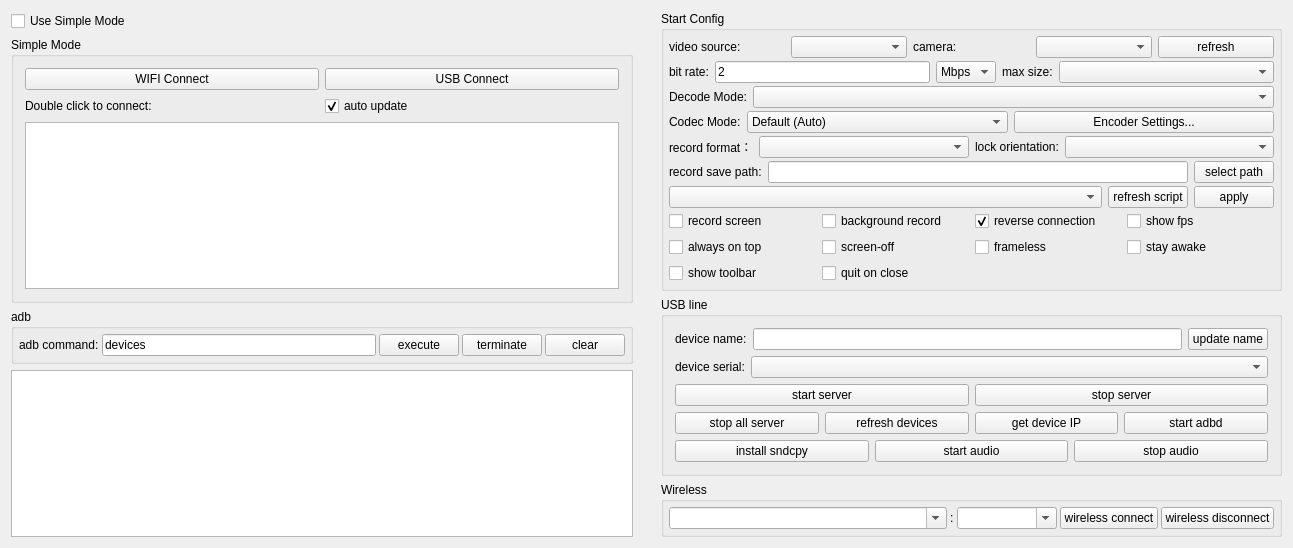
<?xml version="1.0" encoding="UTF-8"?>
<ui version="4.0">
 <class>Widget</class>
 <widget class="QWidget" name="Widget">
  <property name="geometry">
   <rect>
    <x>0</x>
    <y>0</y>
    <width>1293</width>
    <height>502</height>
   </rect>
  </property>
  <property name="windowTitle">
   <string notr="true">Mirrorff</string>
  </property>
  <layout class="QHBoxLayout" name="horizontalLayout_11">
   <property name="leftMargin">
    <number>0</number>
   </property>
   <property name="topMargin">
    <number>0</number>
   </property>
   <property name="rightMargin">
    <number>0</number>
   </property>
   <property name="bottomMargin">
    <number>0</number>
   </property>
   <item>
    <widget class="QWidget" name="leftWidget" native="true">
     <property name="sizePolicy">
      <sizepolicy hsizetype="Preferred" vsizetype="Preferred">
       <horstretch>0</horstretch>
       <verstretch>0</verstretch>
      </sizepolicy>
     </property>
     <layout class="QVBoxLayout" name="verticalLayout_5">
      <item>
       <widget class="QCheckBox" name="useSingleModeCheck">
        <property name="sizePolicy">
         <sizepolicy hsizetype="Preferred" vsizetype="Maximum">
          <horstretch>0</horstretch>
          <verstretch>0</verstretch>
         </sizepolicy>
        </property>
        <property name="styleSheet">
         <string notr="true"/>
        </property>
        <property name="text">
         <string>Use Simple Mode</string>
        </property>
        <property name="checked">
         <bool>false</bool>
        </property>
       </widget>
      </item>
      <item>
       <widget class="QGroupBox" name="simpleGroupBox">
        <property name="sizePolicy">
         <sizepolicy hsizetype="Preferred" vsizetype="Preferred">
          <horstretch>0</horstretch>
          <verstretch>0</verstretch>
         </sizepolicy>
        </property>
        <property name="title">
         <string>Simple Mode</string>
        </property>
        <property name="checkable">
         <bool>false</bool>
        </property>
        <layout class="QVBoxLayout" name="verticalLayout_4">
         <item>
          <layout class="QHBoxLayout" name="horizontalLayout_9">
           <item>
            <widget class="QPushButton" name="wifiConnectBtn">
             <property name="sizePolicy">
              <sizepolicy hsizetype="Preferred" vsizetype="Maximum">
               <horstretch>0</horstretch>
               <verstretch>0</verstretch>
              </sizepolicy>
             </property>
             <property name="text">
              <string>WIFI Connect</string>
             </property>
            </widget>
           </item>
           <item>
            <widget class="QPushButton" name="usbConnectBtn">
             <property name="sizePolicy">
              <sizepolicy hsizetype="Preferred" vsizetype="Maximum">
               <horstretch>0</horstretch>
               <verstretch>0</verstretch>
              </sizepolicy>
             </property>
             <property name="text">
              <string>USB Connect</string>
             </property>
            </widget>
           </item>
          </layout>
         </item>
         <item>
          <layout class="QHBoxLayout" name="horizontalLayout_13">
           <property name="topMargin">
            <number>0</number>
           </property>
           <item>
            <widget class="QLabel" name="label_10">
             <property name="sizePolicy">
              <sizepolicy hsizetype="Preferred" vsizetype="Preferred">
               <horstretch>0</horstretch>
               <verstretch>0</verstretch>
              </sizepolicy>
             </property>
             <property name="text">
              <string>Double click to connect:</string>
             </property>
            </widget>
           </item>
           <item>
            <widget class="QCheckBox" name="autoUpdatecheckBox">
             <property name="sizePolicy">
              <sizepolicy hsizetype="Preferred" vsizetype="Preferred">
               <horstretch>0</horstretch>
               <verstretch>0</verstretch>
              </sizepolicy>
             </property>
             <property name="text">
              <string>auto update</string>
             </property>
             <property name="checked">
              <bool>true</bool>
             </property>
            </widget>
           </item>
          </layout>
         </item>
         <item>
          <widget class="QListWidget" name="connectedPhoneList">
           <property name="sizePolicy">
            <sizepolicy hsizetype="Preferred" vsizetype="Preferred">
             <horstretch>0</horstretch>
             <verstretch>0</verstretch>
            </sizepolicy>
           </property>
          </widget>
         </item>
        </layout>
       </widget>
      </item>
      <item>
       <widget class="QGroupBox" name="adbGroupBox">
        <property name="sizePolicy">
         <sizepolicy hsizetype="Preferred" vsizetype="Maximum">
          <horstretch>0</horstretch>
          <verstretch>0</verstretch>
         </sizepolicy>
        </property>
        <property name="title">
         <string notr="true">adb</string>
        </property>
        <layout class="QHBoxLayout" name="horizontalLayout_2">
         <property name="spacing">
          <number>3</number>
         </property>
         <property name="leftMargin">
          <number>5</number>
         </property>
         <property name="topMargin">
          <number>5</number>
         </property>
         <property name="rightMargin">
          <number>5</number>
         </property>
         <property name="bottomMargin">
          <number>5</number>
         </property>
         <item>
          <widget class="QLabel" name="label_7">
           <property name="sizePolicy">
            <sizepolicy hsizetype="Maximum" vsizetype="Preferred">
             <horstretch>0</horstretch>
             <verstretch>0</verstretch>
            </sizepolicy>
           </property>
           <property name="text">
            <string>adb command:</string>
           </property>
           <property name="buddy">
            <cstring>adbCommandEdt</cstring>
           </property>
          </widget>
         </item>
         <item>
          <widget class="QLineEdit" name="adbCommandEdt">
           <property name="sizePolicy">
            <sizepolicy hsizetype="MinimumExpanding" vsizetype="Preferred">
             <horstretch>0</horstretch>
             <verstretch>0</verstretch>
            </sizepolicy>
           </property>
           <property name="text">
            <string notr="true">devices</string>
           </property>
          </widget>
         </item>
         <item>
          <widget class="QPushButton" name="adbCommandBtn">
           <property name="sizePolicy">
            <sizepolicy hsizetype="Maximum" vsizetype="Preferred">
             <horstretch>0</horstretch>
             <verstretch>0</verstretch>
            </sizepolicy>
           </property>
           <property name="text">
            <string>execute</string>
           </property>
          </widget>
         </item>
         <item>
          <widget class="QPushButton" name="stopAdbBtn">
           <property name="sizePolicy">
            <sizepolicy hsizetype="Maximum" vsizetype="Preferred">
             <horstretch>0</horstretch>
             <verstretch>0</verstretch>
            </sizepolicy>
           </property>
           <property name="text">
            <string>terminate</string>
           </property>
          </widget>
         </item>
         <item>
          <widget class="QPushButton" name="clearOut">
           <property name="sizePolicy">
            <sizepolicy hsizetype="Maximum" vsizetype="Preferred">
             <horstretch>0</horstretch>
             <verstretch>0</verstretch>
            </sizepolicy>
           </property>
           <property name="text">
            <string>clear</string>
           </property>
          </widget>
         </item>
        </layout>
       </widget>
      </item>
      <item>
       <widget class="QTextEdit" name="outEdit">
        <property name="sizePolicy">
         <sizepolicy hsizetype="Preferred" vsizetype="Preferred">
          <horstretch>0</horstretch>
          <verstretch>0</verstretch>
         </sizepolicy>
        </property>
        <property name="focusPolicy">
         <enum>Qt::NoFocus</enum>
        </property>
        <property name="documentTitle">
         <string/>
        </property>
        <property name="readOnly">
         <bool>true</bool>
        </property>
       </widget>
      </item>
     </layout>
    </widget>
   </item>
   <item>
    <widget class="QWidget" name="rightWidget" native="true">
     <property name="sizePolicy">
      <sizepolicy hsizetype="MinimumExpanding" vsizetype="Preferred">
       <horstretch>0</horstretch>
       <verstretch>0</verstretch>
      </sizepolicy>
     </property>
     <layout class="QVBoxLayout" name="verticalLayout_6">
      <item>
       <widget class="QGroupBox" name="configGroupBox">
        <property name="sizePolicy">
         <sizepolicy hsizetype="Preferred" vsizetype="Preferred">
          <horstretch>0</horstretch>
          <verstretch>0</verstretch>
         </sizepolicy>
        </property>
        <property name="title">
         <string>Start Config</string>
        </property>
        <layout class="QVBoxLayout" name="verticalLayout_3">
         <property name="spacing">
          <number>3</number>
         </property>
         <property name="leftMargin">
          <number>5</number>
         </property>
         <property name="topMargin">
          <number>5</number>
         </property>
         <property name="rightMargin">
          <number>5</number>
         </property>
         <property name="bottomMargin">
          <number>5</number>
         </property>
         <item>
          <widget class="QWidget" name="videoSourceWidget" native="true">
           <layout class="QHBoxLayout" name="videoSourceLayout">
            <property name="leftMargin">
             <number>0</number>
            </property>
            <property name="topMargin">
             <number>0</number>
            </property>
            <property name="rightMargin">
             <number>0</number>
            </property>
            <property name="bottomMargin">
             <number>0</number>
            </property>
            <item>
             <widget class="QLabel" name="videoSourceLabel">
              <property name="text">
               <string>video source:</string>
              </property>
             </widget>
            </item>
            <item>
             <widget class="QComboBox" name="videoSourceBox"/>
            </item>
            <item>
             <widget class="QLabel" name="cameraFacingLabel">
              <property name="text">
               <string>camera:</string>
              </property>
             </widget>
            </item>
            <item>
             <widget class="QComboBox" name="cameraFacingBox"/>
            </item>
            <item>
             <widget class="QPushButton" name="refreshCameraBtn">
              <property name="text">
               <string>refresh</string>
              </property>
             </widget>
            </item>
           </layout>
          </widget>
         </item>
         <item>
          <widget class="QWidget" name="configWidget1" native="true">
           <property name="sizePolicy">
            <sizepolicy hsizetype="Preferred" vsizetype="Preferred">
             <horstretch>0</horstretch>
             <verstretch>0</verstretch>
            </sizepolicy>
           </property>
           <layout class="QHBoxLayout" name="horizontalLayout_5">
            <property name="leftMargin">
             <number>0</number>
            </property>
            <property name="topMargin">
             <number>0</number>
            </property>
            <property name="rightMargin">
             <number>0</number>
            </property>
            <property name="bottomMargin">
             <number>0</number>
            </property>
            <item>
             <widget class="QLabel" name="label_3">
              <property name="sizePolicy">
               <sizepolicy hsizetype="Maximum" vsizetype="Preferred">
                <horstretch>0</horstretch>
                <verstretch>0</verstretch>
               </sizepolicy>
              </property>
              <property name="text">
               <string>bit rate:</string>
              </property>
             </widget>
            </item>
            <item>
             <widget class="QLineEdit" name="bitRateEdit">
              <property name="sizePolicy">
               <sizepolicy hsizetype="Preferred" vsizetype="Preferred">
                <horstretch>0</horstretch>
                <verstretch>0</verstretch>
               </sizepolicy>
              </property>
              <property name="text">
               <string notr="true">2</string>
              </property>
             </widget>
            </item>
            <item>
             <widget class="QComboBox" name="bitRateBox">
              <property name="sizePolicy">
               <sizepolicy hsizetype="Maximum" vsizetype="Preferred">
                <horstretch>0</horstretch>
                <verstretch>0</verstretch>
               </sizepolicy>
              </property>
              <property name="toolTip">
               <string/>
              </property>
              <property name="currentText">
               <string notr="true">Mbps</string>
              </property>
              <item>
               <property name="text">
                <string notr="true">Mbps</string>
               </property>
              </item>
              <item>
               <property name="text">
                <string notr="true">Kbps</string>
               </property>
              </item>
             </widget>
            </item>
            <item>
             <widget class="QLabel" name="label_4">
              <property name="sizePolicy">
               <sizepolicy hsizetype="Maximum" vsizetype="Preferred">
                <horstretch>0</horstretch>
                <verstretch>0</verstretch>
               </sizepolicy>
              </property>
              <property name="text">
               <string>max size:</string>
              </property>
             </widget>
            </item>
            <item>
             <widget class="QComboBox" name="maxSizeBox">
              <property name="sizePolicy">
               <sizepolicy hsizetype="Preferred" vsizetype="Preferred">
                <horstretch>0</horstretch>
                <verstretch>0</verstretch>
               </sizepolicy>
              </property>
              <property name="toolTip">
               <string/>
              </property>
             </widget>
            </item>
           </layout>
          </widget>
         </item>
         <item>
          <widget class="QWidget" name="configWidget6" native="true">
           <property name="sizePolicy">
            <sizepolicy hsizetype="Preferred" vsizetype="Preferred">
             <horstretch>0</horstretch>
             <verstretch>0</verstretch>
            </sizepolicy>
           </property>
           <layout class="QHBoxLayout" name="horizontalLayout_14">
            <property name="leftMargin">
             <number>0</number>
            </property>
            <property name="topMargin">
             <number>0</number>
            </property>
            <property name="rightMargin">
             <number>0</number>
            </property>
            <property name="bottomMargin">
             <number>0</number>
            </property>
            <item>
             <widget class="QLabel" name="decodeModeLabel">
              <property name="sizePolicy">
               <sizepolicy hsizetype="Maximum" vsizetype="Preferred">
                <horstretch>0</horstretch>
                <verstretch>0</verstretch>
               </sizepolicy>
              </property>
              <property name="text">
               <string>Decode Mode:</string>
              </property>
             </widget>
            </item>
            <item>
             <widget class="QComboBox" name="decodeModeBox">
              <property name="sizePolicy">
               <sizepolicy hsizetype="MinimumExpanding" vsizetype="Preferred">
                <horstretch>0</horstretch>
                <verstretch>0</verstretch>
               </sizepolicy>
              </property>
              <property name="toolTip">
               <string>FFmpeg: better compatibility; VideoToolbox: Apple Silicon only</string>
              </property>
             </widget>
            </item>
           </layout>
          </widget>
         </item>
         <item>
          <widget class="QWidget" name="configWidgetCodec" native="true">
           <property name="sizePolicy">
            <sizepolicy hsizetype="Preferred" vsizetype="Preferred">
             <horstretch>0</horstretch>
             <verstretch>0</verstretch>
            </sizepolicy>
           </property>
           <layout class="QHBoxLayout" name="horizontalLayout_codec">
            <property name="leftMargin">
             <number>0</number>
            </property>
            <property name="topMargin">
             <number>0</number>
            </property>
            <property name="rightMargin">
             <number>0</number>
            </property>
            <property name="bottomMargin">
             <number>0</number>
            </property>
            <item>
             <widget class="QLabel" name="label_codecMode">
              <property name="sizePolicy">
               <sizepolicy hsizetype="Maximum" vsizetype="Preferred">
                <horstretch>0</horstretch>
                <verstretch>0</verstretch>
               </sizepolicy>
              </property>
              <property name="text">
               <string>Codec Mode:</string>
              </property>
             </widget>
            </item>
            <item>
             <widget class="QComboBox" name="codecModeBox">
              <property name="sizePolicy">
               <sizepolicy hsizetype="Preferred" vsizetype="Preferred">
                <horstretch>0</horstretch>
                <verstretch>0</verstretch>
               </sizepolicy>
              </property>
              <property name="toolTip">
               <string>Encoder selection: Default uses system auto-select; presets enable vendor-specific tuning.</string>
              </property>
              <item>
               <property name="text">
                <string>Default (Auto)</string>
               </property>
              </item>
             </widget>
            </item>
            <item>
             <widget class="QPushButton" name="presetConfigBtn">
              <property name="toolTip">
               <string>Open encoder advanced settings: optimization levels for visual quality and performance.</string>
              </property>
              <property name="text">
               <string>Encoder Settings...</string>
              </property>
             </widget>
            </item>
           </layout>
          </widget>
         </item>
         <item>
          <widget class="QWidget" name="configWidget5" native="true">
           <property name="sizePolicy">
            <sizepolicy hsizetype="Preferred" vsizetype="Preferred">
             <horstretch>0</horstretch>
             <verstretch>0</verstretch>
            </sizepolicy>
           </property>
           <layout class="QHBoxLayout" name="horizontalLayout_7">
            <property name="leftMargin">
             <number>0</number>
            </property>
            <property name="topMargin">
             <number>0</number>
            </property>
            <property name="rightMargin">
             <number>0</number>
            </property>
            <property name="bottomMargin">
             <number>0</number>
            </property>
            <item>
             <widget class="QLabel" name="label_6">
              <property name="sizePolicy">
               <sizepolicy hsizetype="Maximum" vsizetype="Preferred">
                <horstretch>0</horstretch>
                <verstretch>0</verstretch>
               </sizepolicy>
              </property>
              <property name="text">
               <string>record format：</string>
              </property>
             </widget>
            </item>
            <item>
             <widget class="QComboBox" name="formatBox">
              <property name="sizePolicy">
               <sizepolicy hsizetype="Preferred" vsizetype="Preferred">
                <horstretch>0</horstretch>
                <verstretch>0</verstretch>
               </sizepolicy>
              </property>
             </widget>
            </item>
            <item>
             <widget class="QLabel" name="label_8">
              <property name="sizePolicy">
               <sizepolicy hsizetype="Maximum" vsizetype="Preferred">
                <horstretch>0</horstretch>
                <verstretch>0</verstretch>
               </sizepolicy>
              </property>
              <property name="text">
               <string>lock orientation:</string>
              </property>
             </widget>
            </item>
            <item>
             <widget class="QComboBox" name="lockOrientationBox">
              <property name="sizePolicy">
               <sizepolicy hsizetype="Preferred" vsizetype="Preferred">
                <horstretch>0</horstretch>
                <verstretch>0</verstretch>
               </sizepolicy>
              </property>
             </widget>
            </item>
           </layout>
          </widget>
         </item>
         <item>
          <widget class="QWidget" name="configWidget2" native="true">
           <property name="sizePolicy">
            <sizepolicy hsizetype="Preferred" vsizetype="Preferred">
             <horstretch>0</horstretch>
             <verstretch>0</verstretch>
            </sizepolicy>
           </property>
           <layout class="QHBoxLayout" name="horizontalLayout_6">
            <property name="leftMargin">
             <number>0</number>
            </property>
            <property name="topMargin">
             <number>0</number>
            </property>
            <property name="rightMargin">
             <number>0</number>
            </property>
            <property name="bottomMargin">
             <number>0</number>
            </property>
            <item>
             <widget class="QLabel" name="label_5">
              <property name="sizePolicy">
               <sizepolicy hsizetype="Preferred" vsizetype="Preferred">
                <horstretch>0</horstretch>
                <verstretch>0</verstretch>
               </sizepolicy>
              </property>
              <property name="text">
               <string>record save path:</string>
              </property>
              <property name="buddy">
               <cstring>recordPathEdt</cstring>
              </property>
             </widget>
            </item>
            <item>
             <widget class="QLineEdit" name="recordPathEdt">
              <property name="sizePolicy">
               <sizepolicy hsizetype="MinimumExpanding" vsizetype="Preferred">
                <horstretch>0</horstretch>
                <verstretch>0</verstretch>
               </sizepolicy>
              </property>
              <property name="readOnly">
               <bool>true</bool>
              </property>
             </widget>
            </item>
            <item>
             <widget class="QPushButton" name="selectRecordPathBtn">
              <property name="sizePolicy">
               <sizepolicy hsizetype="Preferred" vsizetype="Preferred">
                <horstretch>0</horstretch>
                <verstretch>0</verstretch>
               </sizepolicy>
              </property>
              <property name="text">
               <string>select path</string>
              </property>
              <property name="autoDefault">
               <bool>false</bool>
              </property>
             </widget>
            </item>
           </layout>
          </widget>
         </item>
         <item>
          <widget class="QWidget" name="configWidget4" native="true">
           <property name="sizePolicy">
            <sizepolicy hsizetype="Preferred" vsizetype="Preferred">
             <horstretch>0</horstretch>
             <verstretch>0</verstretch>
            </sizepolicy>
           </property>
           <layout class="QHBoxLayout" name="horizontalLayout_8">
            <property name="leftMargin">
             <number>0</number>
            </property>
            <property name="topMargin">
             <number>0</number>
            </property>
            <property name="rightMargin">
             <number>0</number>
            </property>
            <property name="bottomMargin">
             <number>0</number>
            </property>
            <item>
             <widget class="QComboBox" name="gameBox">
              <property name="sizePolicy">
               <sizepolicy hsizetype="MinimumExpanding" vsizetype="Preferred">
                <horstretch>0</horstretch>
                <verstretch>0</verstretch>
               </sizepolicy>
              </property>
             </widget>
            </item>
            <item>
             <widget class="QPushButton" name="refreshGameScriptBtn">
              <property name="sizePolicy">
               <sizepolicy hsizetype="Preferred" vsizetype="Preferred">
                <horstretch>0</horstretch>
                <verstretch>0</verstretch>
               </sizepolicy>
              </property>
              <property name="text">
               <string>refresh script</string>
              </property>
             </widget>
            </item>
            <item>
             <widget class="QPushButton" name="applyScriptBtn">
              <property name="sizePolicy">
               <sizepolicy hsizetype="Preferred" vsizetype="Preferred">
                <horstretch>0</horstretch>
                <verstretch>0</verstretch>
               </sizepolicy>
              </property>
              <property name="text">
               <string>apply</string>
              </property>
             </widget>
            </item>
           </layout>
          </widget>
         </item>
         <item>
          <widget class="QWidget" name="configWidget3" native="true">
           <property name="sizePolicy">
            <sizepolicy hsizetype="Preferred" vsizetype="Preferred">
             <horstretch>0</horstretch>
             <verstretch>0</verstretch>
            </sizepolicy>
           </property>
           <layout class="QGridLayout" name="gridLayout">
            <property name="leftMargin">
             <number>0</number>
            </property>
            <property name="topMargin">
             <number>0</number>
            </property>
            <property name="rightMargin">
             <number>0</number>
            </property>
            <property name="bottomMargin">
             <number>0</number>
            </property>
            <item row="0" column="4">
             <widget class="QCheckBox" name="fpsCheck">
              <property name="sizePolicy">
               <sizepolicy hsizetype="Preferred" vsizetype="Preferred">
                <horstretch>0</horstretch>
                <verstretch>0</verstretch>
               </sizepolicy>
              </property>
              <property name="text">
               <string>show fps</string>
              </property>
             </widget>
            </item>
            <item row="0" column="1">
             <widget class="QCheckBox" name="notDisplayCheck">
              <property name="sizePolicy">
               <sizepolicy hsizetype="Preferred" vsizetype="Preferred">
                <horstretch>0</horstretch>
                <verstretch>0</verstretch>
               </sizepolicy>
              </property>
              <property name="text">
               <string>background record</string>
              </property>
              <property name="checkable">
               <bool>false</bool>
              </property>
             </widget>
            </item>
            <item row="1" column="0">
             <widget class="QCheckBox" name="alwaysTopCheck">
              <property name="sizePolicy">
               <sizepolicy hsizetype="Preferred" vsizetype="Preferred">
                <horstretch>0</horstretch>
                <verstretch>0</verstretch>
               </sizepolicy>
              </property>
              <property name="text">
               <string>always on top</string>
              </property>
              <property name="checked">
               <bool>false</bool>
              </property>
             </widget>
            </item>
            <item row="0" column="0">
             <widget class="QCheckBox" name="recordScreenCheck">
              <property name="sizePolicy">
               <sizepolicy hsizetype="Preferred" vsizetype="Preferred">
                <horstretch>0</horstretch>
                <verstretch>0</verstretch>
               </sizepolicy>
              </property>
              <property name="text">
               <string>record screen</string>
              </property>
             </widget>
            </item>
            <item row="0" column="3">
             <widget class="QCheckBox" name="useReverseCheck">
              <property name="sizePolicy">
               <sizepolicy hsizetype="Preferred" vsizetype="Preferred">
                <horstretch>0</horstretch>
                <verstretch>0</verstretch>
               </sizepolicy>
              </property>
              <property name="text">
               <string>reverse connection</string>
              </property>
              <property name="checked">
               <bool>true</bool>
              </property>
             </widget>
            </item>
            <item row="1" column="1">
             <widget class="QCheckBox" name="closeScreenCheck">
              <property name="sizePolicy">
               <sizepolicy hsizetype="Preferred" vsizetype="Preferred">
                <horstretch>0</horstretch>
                <verstretch>0</verstretch>
               </sizepolicy>
              </property>
              <property name="text">
               <string>screen-off</string>
              </property>
             </widget>
            </item>
            <item row="1" column="3">
             <widget class="QCheckBox" name="framelessCheck">
              <property name="sizePolicy">
               <sizepolicy hsizetype="Preferred" vsizetype="Preferred">
                <horstretch>0</horstretch>
                <verstretch>0</verstretch>
               </sizepolicy>
              </property>
              <property name="text">
               <string>frameless</string>
              </property>
             </widget>
            </item>
            <item row="1" column="4">
             <widget class="QCheckBox" name="stayAwakeCheck">
              <property name="sizePolicy">
               <sizepolicy hsizetype="Preferred" vsizetype="Preferred">
                <horstretch>0</horstretch>
                <verstretch>0</verstretch>
               </sizepolicy>
              </property>
              <property name="text">
               <string>stay awake</string>
              </property>
             </widget>
            </item>
            <item row="2" column="0">
             <widget class="QCheckBox" name="showToolbar">
              <property name="text">
               <string>show toolbar</string>
              </property>
             </widget>
            </item>
            <item row="2" column="1">
             <widget class="QCheckBox" name="quitOnCloseCheck">
              <property name="toolTip">
               <string>Quit the app when the window is closed instead of hiding it to the system tray</string>
              </property>
              <property name="text">
               <string>quit on close</string>
              </property>
             </widget>
            </item>
           </layout>
          </widget>
         </item>
        </layout>
       </widget>
      </item>
      <item>
       <widget class="QGroupBox" name="usbGroupBox">
        <property name="sizePolicy">
         <sizepolicy hsizetype="Preferred" vsizetype="Preferred">
          <horstretch>0</horstretch>
          <verstretch>0</verstretch>
         </sizepolicy>
        </property>
        <property name="title">
         <string>USB line</string>
        </property>
        <layout class="QVBoxLayout" name="verticalLayout">
         <item>
          <layout class="QHBoxLayout" name="horizontalLayout_10">
           <item>
            <widget class="QLabel" name="label_9">
             <property name="sizePolicy">
              <sizepolicy hsizetype="Preferred" vsizetype="Preferred">
               <horstretch>0</horstretch>
               <verstretch>0</verstretch>
              </sizepolicy>
             </property>
             <property name="text">
              <string>device name:</string>
             </property>
            </widget>
           </item>
           <item>
            <widget class="QLineEdit" name="userNameEdt">
             <property name="sizePolicy">
              <sizepolicy hsizetype="MinimumExpanding" vsizetype="Preferred">
               <horstretch>0</horstretch>
               <verstretch>0</verstretch>
              </sizepolicy>
             </property>
            </widget>
           </item>
           <item>
            <widget class="QPushButton" name="updateNameBtn">
             <property name="sizePolicy">
              <sizepolicy hsizetype="Preferred" vsizetype="Preferred">
               <horstretch>0</horstretch>
               <verstretch>0</verstretch>
              </sizepolicy>
             </property>
             <property name="text">
              <string>update name</string>
             </property>
             <property name="autoDefault">
              <bool>false</bool>
             </property>
            </widget>
           </item>
          </layout>
         </item>
         <item>
          <widget class="QWidget" name="usbWidget1" native="true">
           <property name="sizePolicy">
            <sizepolicy hsizetype="Preferred" vsizetype="Preferred">
             <horstretch>0</horstretch>
             <verstretch>0</verstretch>
            </sizepolicy>
           </property>
          <layout class="QVBoxLayout" name="verticalLayout_usbDevice">
            <property name="leftMargin">
             <number>0</number>
            </property>
            <property name="topMargin">
             <number>0</number>
            </property>
            <property name="rightMargin">
             <number>0</number>
            </property>
            <property name="bottomMargin">
             <number>0</number>
            </property>
            <item>
             <layout class="QHBoxLayout" name="horizontalLayout_serial">
              <property name="spacing">
               <number>6</number>
              </property>
              <property name="leftMargin">
               <number>0</number>
              </property>
              <property name="topMargin">
               <number>0</number>
              </property>
              <property name="rightMargin">
               <number>0</number>
              </property>
              <property name="bottomMargin">
               <number>0</number>
              </property>
              <item>
               <widget class="QLabel" name="label_2">
                <property name="sizePolicy">
                 <sizepolicy hsizetype="Maximum" vsizetype="Preferred">
                  <horstretch>0</horstretch>
                  <verstretch>0</verstretch>
                 </sizepolicy>
                </property>
                <property name="text">
                 <string>device serial:</string>
                </property>
               </widget>
              </item>
              <item>
               <widget class="QComboBox" name="serialBox">
                <property name="sizePolicy">
                 <sizepolicy hsizetype="MinimumExpanding" vsizetype="Preferred">
                  <horstretch>1</horstretch>
                  <verstretch>0</verstretch>
                 </sizepolicy>
                </property>
                <property name="minimumSize">
                 <size>
                  <width>180</width>
                  <height>0</height>
                 </size>
                </property>
               </widget>
              </item>
             </layout>
            </item>
            <item>
             <layout class="QHBoxLayout" name="horizontalLayout_server">
              <property name="spacing">
               <number>6</number>
              </property>
              <property name="leftMargin">
               <number>0</number>
              </property>
              <property name="topMargin">
               <number>0</number>
              </property>
              <property name="rightMargin">
               <number>0</number>
              </property>
              <property name="bottomMargin">
               <number>0</number>
              </property>
              <item>
               <widget class="QPushButton" name="startServerBtn">
                <property name="sizePolicy">
                 <sizepolicy hsizetype="MinimumExpanding" vsizetype="Preferred">
                  <horstretch>1</horstretch>
                  <verstretch>0</verstretch>
                 </sizepolicy>
                </property>
                <property name="text">
                 <string>start server</string>
                </property>
                <property name="autoDefault">
                 <bool>false</bool>
                </property>
               </widget>
              </item>
              <item>
               <widget class="QPushButton" name="stopServerBtn">
                <property name="sizePolicy">
                 <sizepolicy hsizetype="MinimumExpanding" vsizetype="Preferred">
                  <horstretch>1</horstretch>
                  <verstretch>0</verstretch>
                 </sizepolicy>
                </property>
                <property name="text">
                 <string>stop server</string>
                </property>
                <property name="autoDefault">
                 <bool>false</bool>
                </property>
               </widget>
              </item>
             </layout>
            </item>
           </layout>
          </widget>
         </item>
         <item>
          <widget class="QWidget" name="usbWidget2" native="true">
           <property name="sizePolicy">
            <sizepolicy hsizetype="Preferred" vsizetype="Preferred">
             <horstretch>0</horstretch>
             <verstretch>0</verstretch>
            </sizepolicy>
           </property>
           <layout class="QHBoxLayout" name="horizontalLayout_4">
            <property name="leftMargin">
             <number>0</number>
            </property>
            <property name="topMargin">
             <number>0</number>
            </property>
            <property name="rightMargin">
             <number>0</number>
            </property>
            <property name="bottomMargin">
             <number>0</number>
            </property>
            <item>
             <widget class="QPushButton" name="stopAllServerBtn">
              <property name="sizePolicy">
               <sizepolicy hsizetype="Preferred" vsizetype="Preferred">
                <horstretch>0</horstretch>
                <verstretch>0</verstretch>
               </sizepolicy>
              </property>
              <property name="text">
               <string>stop all server</string>
              </property>
             </widget>
            </item>
            <item>
             <widget class="QPushButton" name="updateDevice">
              <property name="sizePolicy">
               <sizepolicy hsizetype="Preferred" vsizetype="Preferred">
                <horstretch>0</horstretch>
                <verstretch>0</verstretch>
               </sizepolicy>
              </property>
              <property name="text">
               <string>refresh devices</string>
              </property>
              <property name="autoDefault">
               <bool>false</bool>
              </property>
             </widget>
            </item>
            <item>
             <widget class="QPushButton" name="getIPBtn">
              <property name="sizePolicy">
               <sizepolicy hsizetype="Preferred" vsizetype="Preferred">
                <horstretch>0</horstretch>
                <verstretch>0</verstretch>
               </sizepolicy>
              </property>
              <property name="text">
               <string>get device IP</string>
              </property>
              <property name="autoDefault">
               <bool>false</bool>
              </property>
             </widget>
            </item>
            <item>
             <widget class="QPushButton" name="startAdbdBtn">
              <property name="sizePolicy">
               <sizepolicy hsizetype="Preferred" vsizetype="Preferred">
                <horstretch>0</horstretch>
                <verstretch>0</verstretch>
               </sizepolicy>
              </property>
              <property name="text">
               <string>start adbd</string>
              </property>
              <property name="autoDefault">
               <bool>false</bool>
              </property>
             </widget>
            </item>
           </layout>
          </widget>
         </item>
         <item>
          <widget class="QWidget" name="usbWidget3" native="true">
           <layout class="QHBoxLayout" name="horizontalLayout_12">
            <property name="leftMargin">
             <number>0</number>
            </property>
            <property name="topMargin">
             <number>0</number>
            </property>
            <property name="rightMargin">
             <number>0</number>
            </property>
            <property name="bottomMargin">
             <number>0</number>
            </property>
            <item>
             <widget class="QPushButton" name="installSndcpyBtn">
              <property name="sizePolicy">
               <sizepolicy hsizetype="Preferred" vsizetype="Preferred">
                <horstretch>0</horstretch>
                <verstretch>0</verstretch>
               </sizepolicy>
              </property>
              <property name="text">
               <string>install sndcpy</string>
              </property>
             </widget>
            </item>
            <item>
             <widget class="QPushButton" name="startAudioBtn">
              <property name="sizePolicy">
               <sizepolicy hsizetype="Preferred" vsizetype="Preferred">
                <horstretch>0</horstretch>
                <verstretch>0</verstretch>
               </sizepolicy>
              </property>
              <property name="text">
               <string>start audio</string>
              </property>
             </widget>
            </item>
            <item>
             <widget class="QPushButton" name="stopAudioBtn">
              <property name="sizePolicy">
               <sizepolicy hsizetype="Preferred" vsizetype="Preferred">
                <horstretch>0</horstretch>
                <verstretch>0</verstretch>
               </sizepolicy>
              </property>
              <property name="text">
               <string>stop audio</string>
              </property>
             </widget>
            </item>
           </layout>
          </widget>
         </item>
        </layout>
       </widget>
      </item>
      <item>
       <widget class="QGroupBox" name="wirelessGroupBox">
        <property name="sizePolicy">
         <sizepolicy hsizetype="Preferred" vsizetype="Preferred">
          <horstretch>0</horstretch>
          <verstretch>0</verstretch>
         </sizepolicy>
        </property>
        <property name="title">
         <string>Wireless</string>
        </property>
        <layout class="QHBoxLayout" name="horizontalLayout">
         <property name="spacing">
          <number>3</number>
         </property>
         <property name="leftMargin">
          <number>5</number>
         </property>
         <property name="topMargin">
          <number>5</number>
         </property>
         <property name="rightMargin">
          <number>5</number>
         </property>
         <property name="bottomMargin">
          <number>5</number>
         </property>
         <item>
          <widget class="QComboBox" name="deviceIpEdt">
           <property name="sizePolicy">
            <sizepolicy hsizetype="MinimumExpanding" vsizetype="Preferred">
             <horstretch>0</horstretch>
             <verstretch>0</verstretch>
            </sizepolicy>
           </property>
           <property name="minimumSize">
            <size>
             <width>140</width>
             <height>0</height>
            </size>
           </property>
           <property name="editable">
            <bool>true</bool>
           </property>
           <property name="currentText">
            <string/>
           </property>
          </widget>
         </item>
         <item>
          <widget class="QLabel" name="label">
           <property name="sizePolicy">
            <sizepolicy hsizetype="Maximum" vsizetype="Preferred">
             <horstretch>0</horstretch>
             <verstretch>0</verstretch>
            </sizepolicy>
           </property>
           <property name="text">
            <string notr="true">:</string>
           </property>
          </widget>
         </item>
         <item>
          <widget class="QComboBox" name="devicePortEdt">
           <property name="sizePolicy">
            <sizepolicy hsizetype="Fixed" vsizetype="Preferred">
             <horstretch>0</horstretch>
             <verstretch>0</verstretch>
            </sizepolicy>
           </property>
           <property name="minimumSize">
            <size>
             <width>100</width>
             <height>0</height>
            </size>
           </property>
           <property name="maximumSize">
            <size>
             <width>100</width>
             <height>16777215</height>
            </size>
           </property>
           <property name="editable">
            <bool>true</bool>
           </property>
           <property name="currentText">
            <string/>
           </property>
          </widget>
         </item>
         <item>
          <widget class="QPushButton" name="wirelessConnectBtn">
           <property name="sizePolicy">
            <sizepolicy hsizetype="Preferred" vsizetype="Preferred">
             <horstretch>0</horstretch>
             <verstretch>0</verstretch>
            </sizepolicy>
           </property>
           <property name="text">
            <string>wireless connect</string>
           </property>
           <property name="autoDefault">
            <bool>false</bool>
           </property>
          </widget>
         </item>
         <item>
          <widget class="QPushButton" name="wirelessDisConnectBtn">
           <property name="sizePolicy">
            <sizepolicy hsizetype="Preferred" vsizetype="Preferred">
             <horstretch>0</horstretch>
             <verstretch>0</verstretch>
            </sizepolicy>
           </property>
           <property name="text">
            <string>wireless disconnect</string>
           </property>
           <property name="autoDefault">
            <bool>false</bool>
           </property>
          </widget>
         </item>
        </layout>
       </widget>
      </item>
      <item>
       <spacer name="verticalSpacer">
        <property name="sizePolicy">
         <sizepolicy hsizetype="Minimum" vsizetype="Expanding">
          <horstretch>0</horstretch>
          <verstretch>0</verstretch>
         </sizepolicy>
        </property>
        <property name="orientation">
         <enum>Qt::Vertical</enum>
        </property>
        <property name="sizeType">
         <enum>QSizePolicy::Expanding</enum>
        </property>
        <property name="sizeHint" stdset="0">
         <size>
          <width>40</width>
          <height>20</height>
         </size>
        </property>
       </spacer>
      </item>
     </layout>
    </widget>
   </item>
  </layout>
 </widget>
 <layoutdefault spacing="6" margin="11"/>
 <tabstops>
  <tabstop>deviceIpEdt</tabstop>
  <tabstop>devicePortEdt</tabstop>
  <tabstop>wirelessConnectBtn</tabstop>
  <tabstop>wirelessDisConnectBtn</tabstop>
  <tabstop>adbCommandEdt</tabstop>
  <tabstop>adbCommandBtn</tabstop>
  <tabstop>stopAdbBtn</tabstop>
  <tabstop>clearOut</tabstop>
 </tabstops>
 <resources/>
 <connections/>
</ui>
